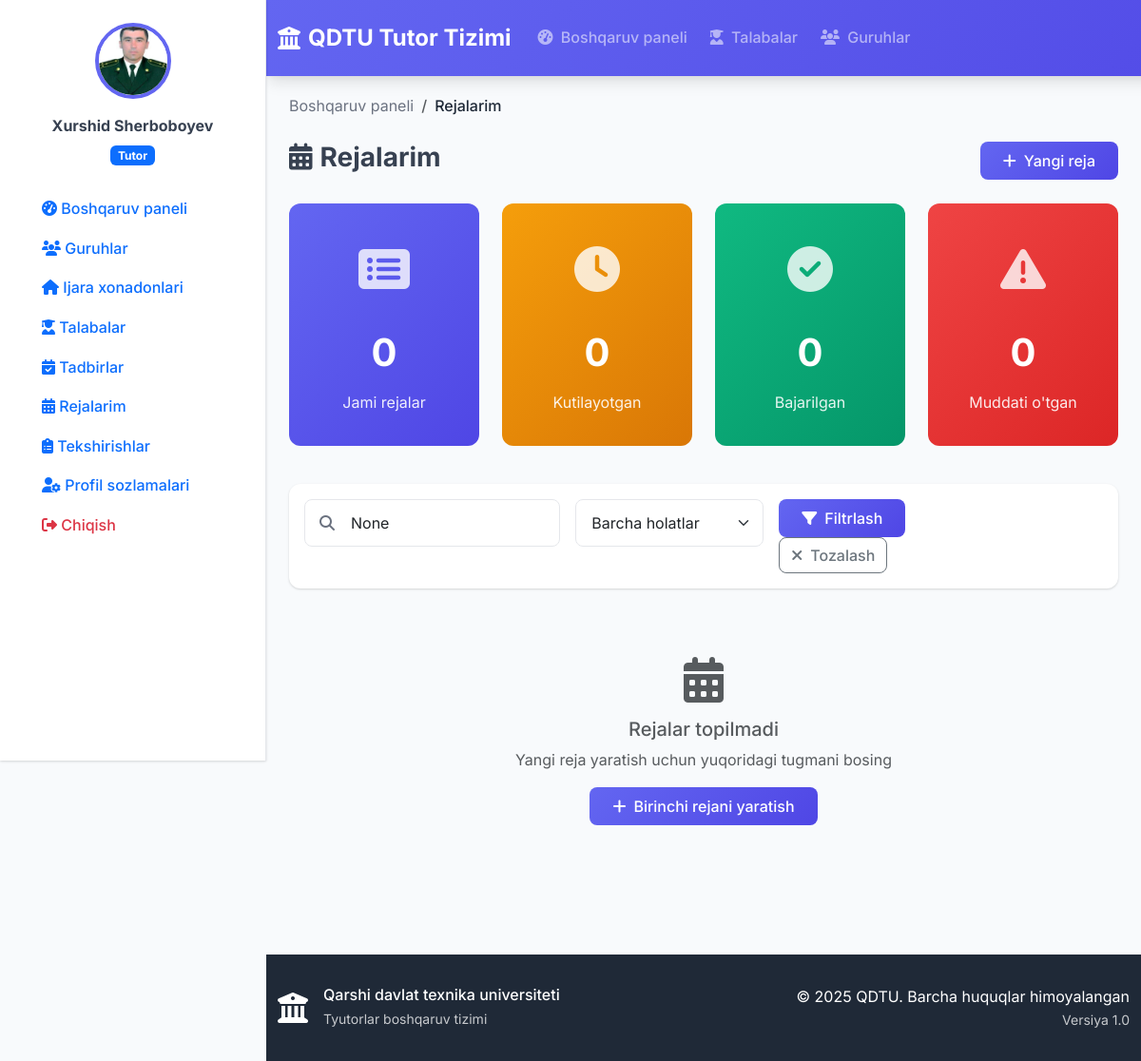
/plans/ (signed in), run on the app's committed database.
### accounts/models.py (models this page shows, shortened)
class User(AbstractUser):
    USER_TYPE_CHOICES = (
        ('rector', 'Rektor'),
        ('dean', 'Dekan'),
        ('tutor', 'Tutor'),
    )
    user_type = models.CharField(
        max_length=10,
        choices=USER_TYPE_CHOICES,
        verbose_name="Foydalanuvchi turi"
    )
    faculty = models.ForeignKey(
        'faculty.Faculty',
        on_delete=models.SET_NULL,
        null=True,
        blank=True,
        verbose_name="Fakultet"
    )
    profile_picture = models.ImageField(
        upload_to='profile_pics/',
        null=True,
        blank=True,
        verbose_name="Profil rasmi"
    )
    phone_number = models.CharField(
        max_length=20,
        blank=True,
        verbose_name="Telefon raqami"
    )
    class Meta:
        verbose_name = "Foydalanuvchi"
        verbose_name_plural = "Foydalanuvchilar"
    def is_rector(self):
        return self.user_type == 'rector'
    def is_dean(self):
        return self.user_type == 'dean'
    def is_tutor(self):
        return self.user_type == 'tutor'
    def get_full_name(self):
        return f"{self.first_name} {self.last_name}".strip() or self.username

### plans/views.py (the view)
# urls.py: path('', views.plan_list, name='plan_list'),
@tutor_required
def plan_list(request):
    plans = Plan.objects.filter(tutor=request.user)
    status_filter = request.GET.get('status')
    if status_filter:
        plans = plans.filter(status=status_filter)
    search_query = request.GET.get('search')
    if search_query:
        plans = plans.filter(
            Q(title__icontains=search_query) |
            Q(description__icontains=search_query)
        )
    paginator = Paginator(plans, 10)
    page_number = request.GET.get('page')
    page_obj = paginator.get_page(page_number)
    total_plans = Plan.objects.filter(tutor=request.user).count()
    pending_plans = Plan.objects.filter(tutor=request.user, status='pending').count()
    completed_plans = Plan.objects.filter(tutor=request.user, status='completed').count()
    overdue_plans = Plan.objects.filter(
        tutor=request.user,
        due_date__lt=timezone.now(),
        status__in=['pending', 'in_progress']
    ).count()
    context = {
        'page_obj': page_obj,
        'search_query': search_query,
        'status_filter': status_filter,
        'total_plans': total_plans,
        'pending_plans': pending_plans,
        'completed_plans': completed_plans,
        'overdue_plans': overdue_plans,
    }
    return render(request, 'plans/plan_list.html', context)

### templates/plans/plan_list.html (shortened to what this page needs)
{% extends 'base.html' %}
{% block content %}
<div class="container-fluid">
    <div class="row mb-4">
        <div class="col">
            <nav aria-label="breadcrumb">
                <ol class="breadcrumb">
                    <li class="breadcrumb-item"><a href="{% url 'dashboard' %}">Boshqaruv paneli</a></li>
                    <li class="breadcrumb-item active">Rejalarim</li>
                </ol>
            </nav>
            <div class="d-flex justify-content-between align-items-center">
                <h1 class="h3 fw-bold"><i class="fas fa-calendar-alt me-2"></i>Rejalarim</h1>
                <a href="{% url 'plan_create' %}" class="btn btn-primary">
                    <i class="fas fa-plus me-2"></i>Yangi reja
                </a>
            </div>
        </div>
    </div>
    <div class="row mb-4">
        <div class="col-lg-3 col-md-6 mb-3">
            <div class="stats-card">
                <div class="icon">
                    <i class="fas fa-list-alt"></i>
                </div>
                <div class="number">{{ total_plans }}</div>
                <div class="label">Jami rejalar</div>
            </div>
        </div>
        <div class="col-lg-3 col-md-6 mb-3">
            <div class="stats-card warning">
                <div class="icon">
                    <i class="fas fa-clock"></i>
                </div>
                <div class="number">{{ pending_plans }}</div>
                <div class="label">Kutilayotgan</div>
            </div>
        </div>
        <div class="col-lg-3 col-md-6 mb-3">
            <div class="stats-card success">
                <div class="icon">
                    <i class="fas fa-check-circle"></i>
                </div>
                <div class="number">{{ completed_plans }}</div>
                <div class="label">Bajarilgan</div>
            </div>
        </div>
        <div class="col-lg-3 col-md-6 mb-3">
            <div class="stats-card danger">
                <div class="icon">
                    <i class="fas fa-exclamation-triangle"></i>
                </div>
                <div class="number">{{ overdue_plans }}</div>
                <div class="label">Muddati o'tgan</div>
            </div>
        </div>
    </div>
    <div class="card mb-4">
        <div class="card-body">
            <form method="get" class="row g-3">
                <div class="col-md-4">
                    <div class="search-box">
                        <i class="fas fa-search search-icon"></i>
                        <input type="text" class="form-control" name="search" placeholder="Reja qidirish..." value="{{ search_query }}">
                    </div>
                </div>
                <div class="col-md-3">
                    <select name="status" class="form-select">
                        <option value="">Barcha holatlar</option>
                    </select>
                </div>
                <div class="col-md-3">
                    <button type="submit" class="btn btn-primary">
                        <i class="fas fa-filter me-2"></i>Filtrlash
                    </button>
                    <a href="{% url 'plan_list' %}" class="btn btn-outline-secondary">
                        <i class="fas fa-times me-2"></i>Tozalash
                    </a>
                </div>
            </form>
        </div>
    </div>
    <div class="row">
        {% for plan in page_obj %}
            <div class="col-lg-6 col-xl-4 mb-4">
                <div class="card plan-card h-100 {% if plan.is_overdue %}border-danger{% endif %}">
                    <div class="card-header d-flex justify-content-between align-items-center">
                        <div class="d-flex align-items-center">
                            {% if plan.priority == 'urgent' %}
                                <span class="badge bg-danger me-2">Shoshilinch</span>
                            {% elif plan.priority == 'high' %}
                                <span class="badge bg-warning me-2">Yuqori</span>
                            {% elif plan.priority == 'medium' %}
                                <span class="badge bg-info me-2">O'rtacha</span>
                            {% else %}
                                <span class="badge bg-secondary me-2">Past</span>
                            {% endif %}
                        </div>
                        <div class="dropdown">
                            <button class="btn btn-sm btn-outline-secondary dropdown-toggle" type="button" data-bs-toggle="dropdown">
                                <i class="fas fa-ellipsis-v"></i>
                            </button>
                            <ul class="dropdown-menu">
                                <li><a class="dropdown-item" href="{% url 'plan_detail' plan.id %}"><i class="fas fa-eye me-2"></i>Ko'rish</a></li>
                                <li><a class="dropdown-item" href="{% url 'plan_edit' plan.id %}"><i class="fas fa-edit me-2"></i>Tahrirlash</a></li>
                                <li><a class="dropdown-item" href="{% url 'add_reminder' plan.id %}"><i class="fas fa-bell me-2"></i>Eslatma qo'shish</a></li>
                                <li><hr class="dropdown-divider"></li>
                                <li><a class="dropdown-item text-danger" href="{% url 'plan_delete' plan.id %}"><i class="fas fa-trash me-2"></i>O'chirish</a></li>
                            </ul>
                        </div>
                    </div>
                    <div class="card-body">
                        <h6 class="card-title fw-bold">{{ plan.title }}</h6>
                        <p class="card-text text-muted">{{ plan.description|truncatechars:100 }}</p>
                        <div class="plan-meta">
                            <div class="d-flex align-items-center mb-2">
                                <i class="fas fa-calendar text-primary me-2"></i>
                                <small class="text-muted">Muddat: {{ plan.due_date|date:"d.m.Y H:i" }}</small>
                            </div>
                            {% if plan.is_overdue %}
                                <div class="d-flex align-items-center mb-2">
                                    <i class="fas fa-exclamation-triangle text-danger me-2"></i>
                                    <small class="text-danger fw-bold">Muddati o'tgan!</small>
                                </div>
                            {% endif %}
                        </div>
                    </div>
                    <div class="card-footer">
                        <div class="d-flex justify-content-between align-items-center">
                            <div>
                                {% if plan.status == 'pending' %}
                                    <span class="badge bg-warning">Kutilmoqda</span>
                                {% elif plan.status == 'in_progress' %}
                                    <span class="badge bg-info">Jarayonda</span>
                                {% elif plan.status == 'completed' %}
                                    <span class="badge bg-success">Bajarilgan</span>
                                {% else %}
                                    <span class="badge bg-secondary">Bekor qilingan</span>
                                {% endif %}
                            </div>
                            <div class="btn-group" role="group">
                                {% if plan.status != 'completed' %}
                                    <form method="post" action="{% url 'update_plan_status' plan.id %}" class="d-inline">
                                        {% csrf_token %}
                                        <input type="hidden" name="status" value="completed">
                                        <button type="submit" class="btn btn-success btn-sm" title="Bajarildi deb belgilash">
                                            <i class="fas fa-check"></i>
                                        </button>
                                    </form>
                                {% endif %}
                                <a href="{% url 'plan_detail' plan.id %}" class="btn btn-primary btn-sm" title="Batafsil">
                                    <i class="fas fa-eye"></i>
                                </a>
                            </div>
                        </div>
                    </div>
                </div>
            </div>
        {% empty %}
            <div class="col-12">
                <div class="text-center py-5">
                    <i class="fas fa-calendar-alt fa-3x text-muted mb-3"></i>
                    <h5 class="text-muted">Rejalar topilmadi</h5>
                    <p class="text-muted">Yangi reja yaratish uchun yuqoridagi tugmani bosing</p>
                    <a href="{% url 'plan_create' %}" class="btn btn-primary">
                        <i class="fas fa-plus me-2"></i>Birinchi rejani yaratish
                    </a>
                </div>
            </div>
        {% endfor %}
    </div>
</div>
{% endblock %}

### templates/sidebar.html (shortened to what this page needs)
{% load static %}
<div class="sidebar" id="sidebar">
    <div class="sidebar-content">
        <div class="user-info text-center mb-4">
            {% if user.profile_picture %}
                <img src="{{ user.profile_picture.url }}" class="profile-image mb-3">
            {% else %}
                <div class="profile-initials mb-3">
                    {{ user.first_name|first|upper }}{{ user.last_name|first|upper }}
                </div>
            {% endif %}
            <div class="user-details">
                <div class="mb-1 fw-bold">{{ user.get_full_name }}</div>
                <div class="badge bg-primary">
                    {% if user.is_rector %}
                        Prorektor
                    {% elif user.is_dean %}
                        Dekan
                    {% elif user.is_tutor %}
                        Tutor
                    {% endif %}
                </div>
            </div>
        </div>
        <nav class="sidebar-nav">
            <ul class="nav flex-column">
                <li class="nav-item">
                    <a class="nav-link " href="{% url 'dashboard' %}">
                        <i class="fas fa-tachometer-alt"></i>
                        <span>Boshqaruv paneli</span>
                    </a>
                </li>
                {% if user.is_tutor %}
                    <li class="nav-item">
                        <a class="nav-link {% if request.resolver_match.url_name == 'group_list' or request.resolver_match.url_name == 'group_detail' %}active{% endif %}" href="{% url 'group_list' %}">
                            <i class="fas fa-users"></i>
                            <span>Guruhlar</span>
                        </a>
                    </li>
                    <li class="nav-item">
                        <a class="nav-link {% if request.resolver_match.url_name == 'room_list' or request.resolver_match.url_name == 'room_detail' %}active{% endif %}" href="{% url 'room_list' %}">
                            <i class="fas fa-home"></i>
                            <span>Ijara xonadonlari</span>
                        </a>
                    </li>
                    <li class="nav-item">
                        <a class="nav-link {% if request.resolver_match.url_name == 'student_list' or request.resolver_match.url_name == 'student_detail' %}active{% endif %}" href="{% url 'student_list' %}">
                            <i class="fas fa-user-graduate"></i>
                            <span>Talabalar</span>
                        </a>
                    </li>
                    <li class="nav-item">
                        <a class="nav-link" href="{% url 'event_list' %}">
                            <i class="fas fa-calendar-check"></i>
                            <span>Tadbirlar</span>
                        </a>
                    </li>
                    <li class="nav-item">
                        <a class="nav-link {% if request.resolver_match.url_name == 'plan_list' or request.resolver_match.url_name == 'plan_detail' or request.resolver_match.url_name == 'plan_create' %}active{% endif %}" href="{% url 'plan_list' %}">
                            <i class="fas fa-calendar-alt"></i>
                            <span>Rejalarim</span>
                        </a>
                    </li>
                {% endif %}
                <li class="nav-item">
                    <a class="nav-link {% if request.resolver_match.url_name == 'inspection_list' %}active{% endif %}" href="{% url 'inspection_list' %}">
                        <i class="fas fa-clipboard-list"></i>
                        <span>Tekshirishlar</span>
                    </a>
                </li>
                <li class="nav-item mt-auto">
                    <a class="nav-link {% if request.resolver_match.url_name == 'profile' %}active{% endif %}" href="{% url 'profile' %}">
                        <i class="fas fa-user-cog"></i>
                        <span>Profil sozlamalari</span>
                    </a>
                </li>
                <li class="nav-item">
                    <a class="nav-link text-danger" href="{% url 'logout' %}">
                        <i class="fas fa-sign-out-alt"></i>
                        <span>Chiqish</span>
                    </a>
                </li>
            </ul>
        </nav>
    </div>
</div>

### data on the page
User: profile_picture (picture), get_full_name "Xurshid Sherboboyev"

### other printed values
{{ total_plans }} "0"
{{ pending_plans }} "0"
{{ completed_plans }} "0"
{{ overdue_plans }} "0"
